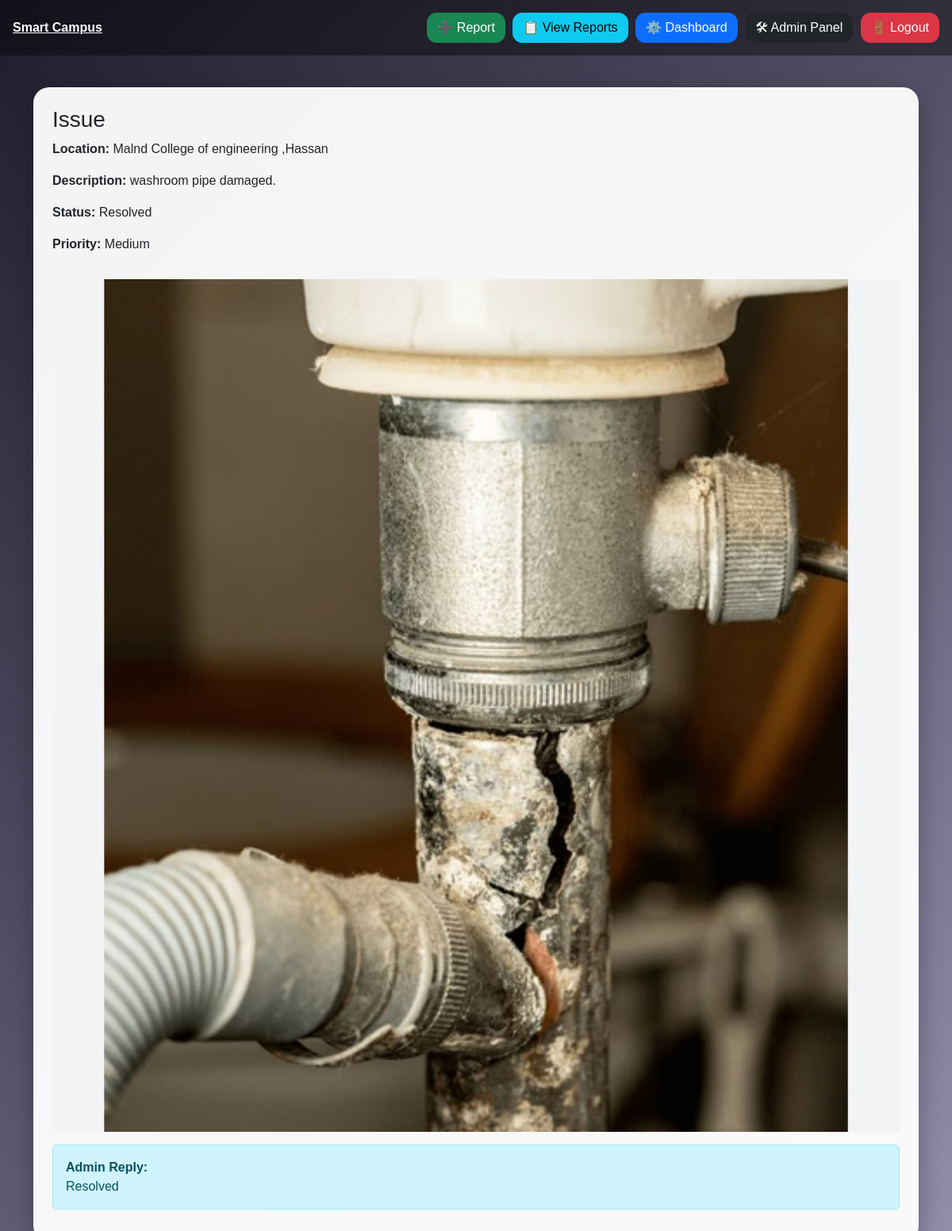
/report/1/ (signed in), run on the app's committed database.
### core/models.py (models this page shows, shortened)
class Report(models.Model):
    STATUS_CHOICES = [
        ('Reported', 'Reported'),
        ('In Progress', 'In Progress'),
        ('Resolved', 'Resolved'),
    ]
    TYPE_CHOICES = [
        ('Issue', 'Issue'),
        ('Lost', 'Lost'),
        ('Found', 'Found'),
    ]
    PRIORITY_CHOICES = [
        ('High', 'High'),
        ('Medium', 'Medium'),
        ('Low', 'Low'),
    ]
    user = models.ForeignKey(User, on_delete=models.CASCADE)
    report_type = models.CharField(max_length=10, choices=TYPE_CHOICES)
    description = models.TextField()
    location = models.CharField(max_length=200)
    image = models.ImageField(upload_to='reports/', blank=True, null=True)
    priority = models.CharField(max_length=10, choices=PRIORITY_CHOICES)
    status = models.CharField(max_length=20, choices=STATUS_CHOICES, default='Reported')
    admin_reply = models.TextField(blank=True, null=True)
    created_at = models.DateTimeField(auto_now_add=True)

### core/views.py (the view)
# urls.py: path('report/<int:pk>/', views.report_detail, name='report_detail'),
@login_required
def report_detail(request, pk):
    report = get_object_or_404(Report, pk=pk)
    return render(request, 'report_detail.html', {
        'report': report
    })

### templates/report_detail.html
{% extends 'base.html' %}
{% block content %}
<div class="card p-4 mt-4">
    <h3>{{ report.report_type }}</h3>
    <p><strong>Location:</strong> {{ report.location }}</p>
    <p><strong>Description:</strong> {{ report.description }}</p>
    <p><strong>Status:</strong> {{ report.status }}</p>
    <p><strong>Priority:</strong> {{ report.priority }}</p>
    {% if report.image %}
        <img src="{{ report.image.url }}" class="img-fluid mt-3">
    {% endif %}
    {% if report.admin_reply %}
        <div class="alert alert-info mt-3">
            <strong>Admin Reply:</strong><br>
            {{ report.admin_reply }}
        </div>
    {% endif %}
</div>
{% endblock %}

### templates/base.html (style rules this page uses)
body { background: linear-gradient(135deg, #1f1c2c, #928dab); min-height: 100vh; font-family: 'Poppins', sans-serif; }
.card { border-radius: 20px; border: none; box-shadow: 0 10px 30px rgba(0,0,0,0.3); transition: 0.3s; background: rgba(255,255,255,0.95); }

### data on the page
Report: report_type "Issue", location "Malnd College of engineering ,Hassan", description "washroom pipe damaged.", status "Resolved", priority "Medium", image (picture), admin_reply "Resolved"
